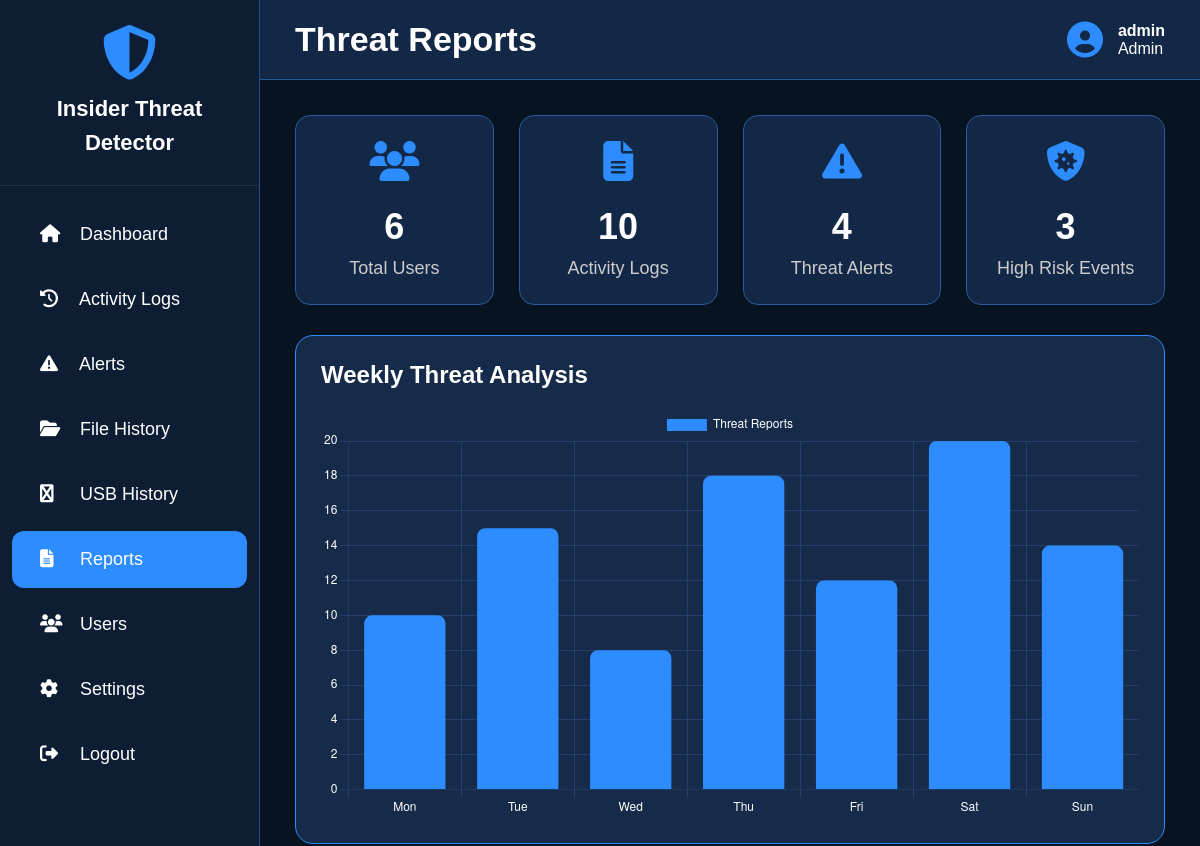
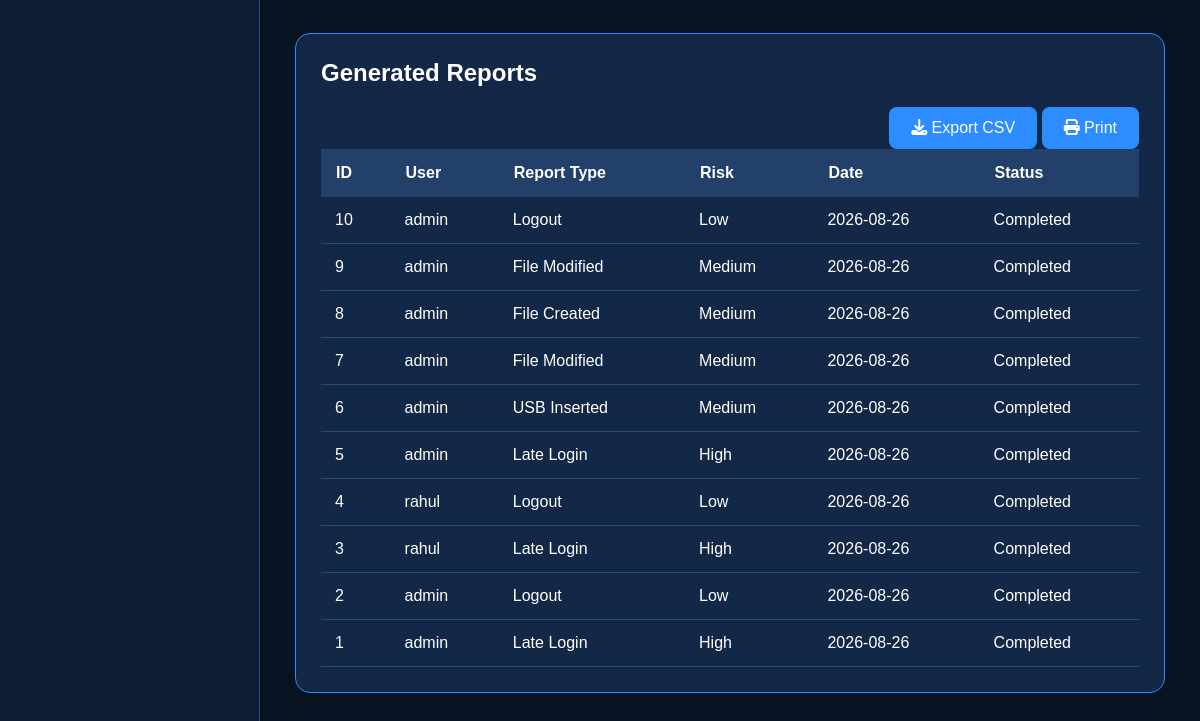
The app's page /reports (signed in), older data (2 pictures, top to bottom).
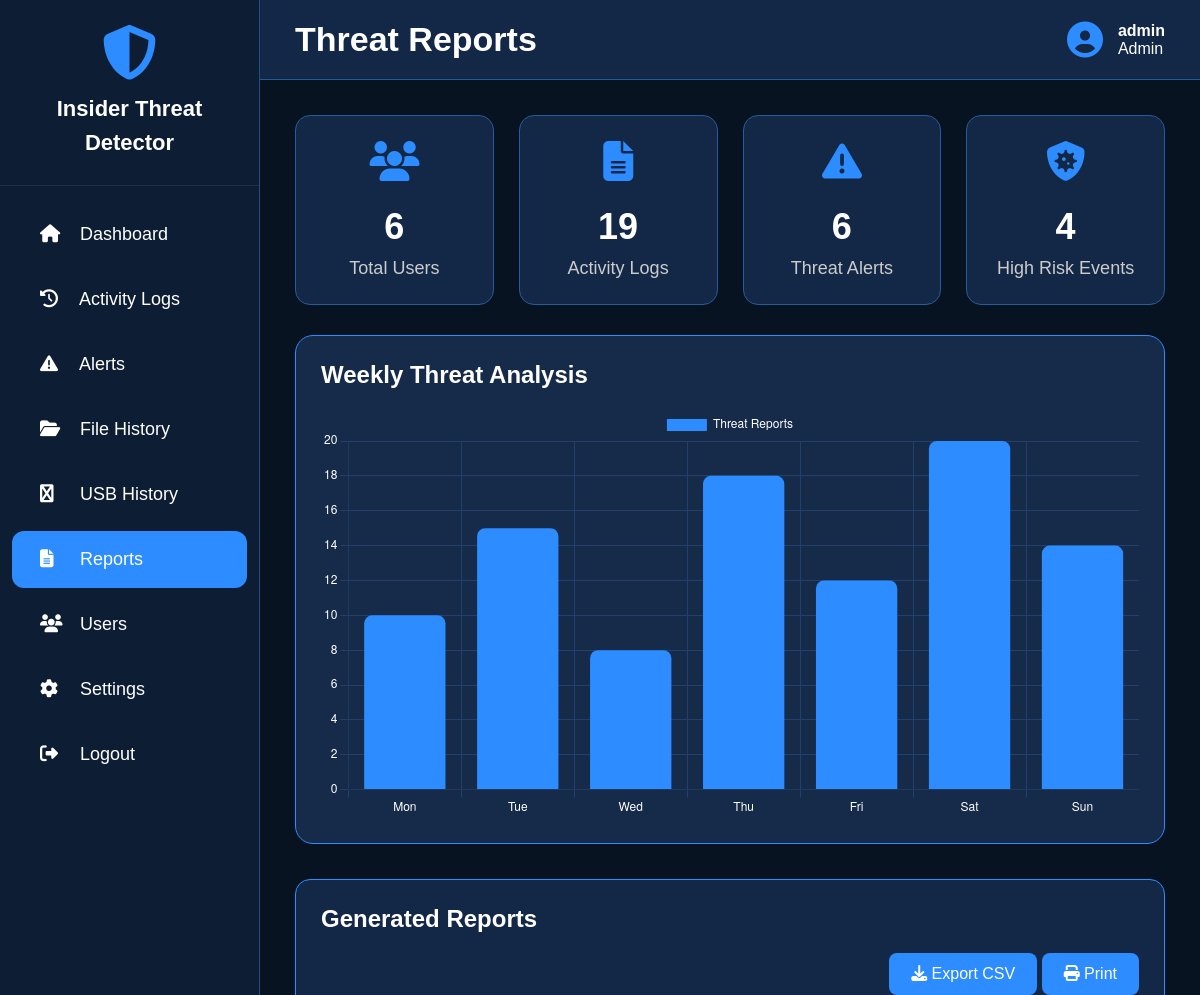
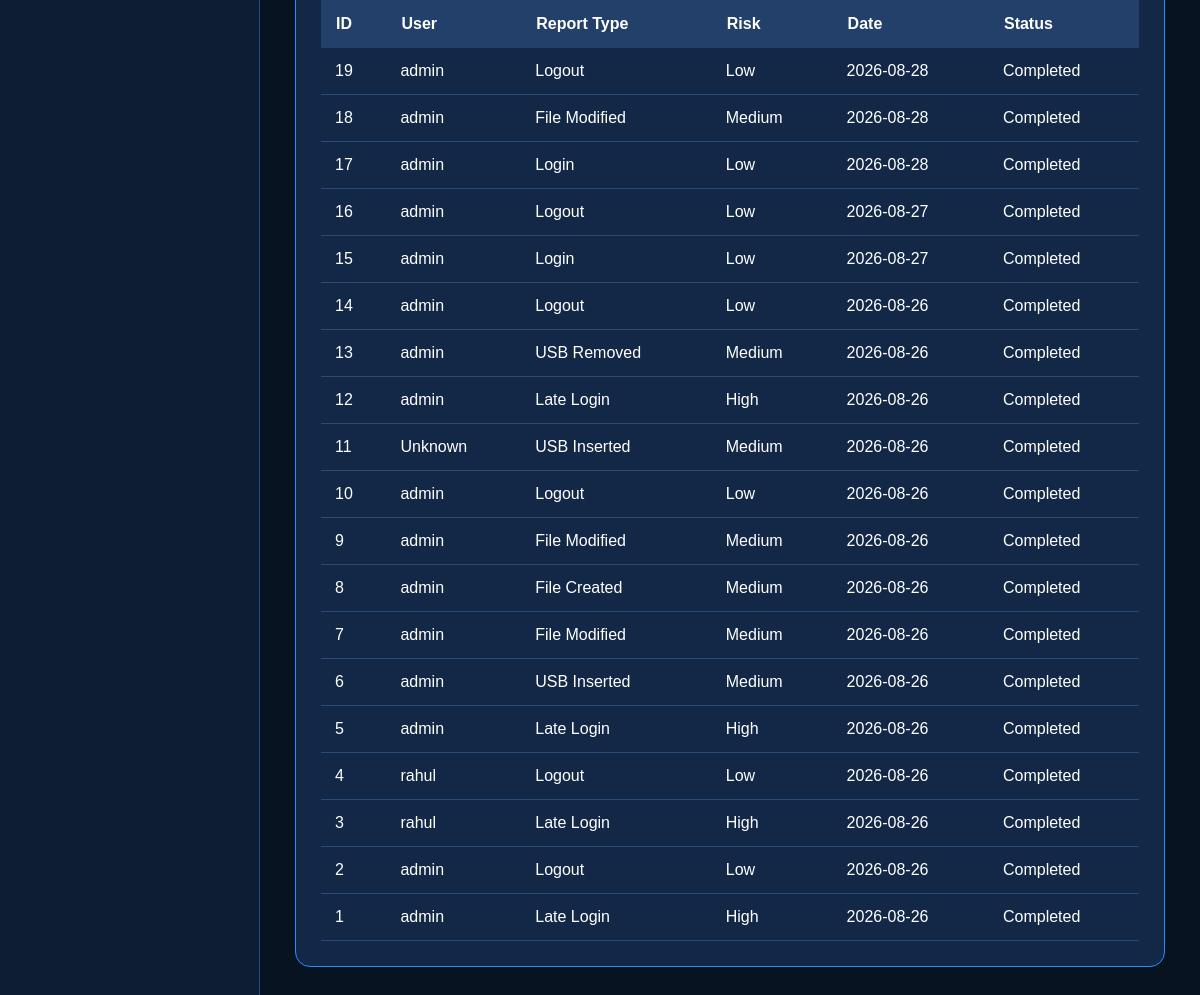
The same page, newer data (2 pictures, top to bottom).
### tables this page shows
CREATE TABLE activity_logs (
        id INTEGER PRIMARY KEY AUTOINCREMENT,
        username TEXT,
        activity TEXT,
        details TEXT,
        risk_level TEXT,
        date TEXT,
        time TEXT
    );

### app.py (the view)
@app.route("/reports")
def reports():
    if not login_required():
        return redirect("/")
    conn = get_db()
    total_users = conn.execute("SELECT COUNT(*) FROM users").fetchone()[0]
    total_logs = conn.execute("SELECT COUNT(*) FROM activity_logs").fetchone()[0]
    total_alerts = conn.execute("SELECT COUNT(*) FROM alerts").fetchone()[0]
    high_risk = conn.execute(
        "SELECT COUNT(*) FROM activity_logs WHERE risk_level='High'"
    ).fetchone()[0]
    rows = conn.execute("""
        SELECT id,username,activity AS report_type,
               risk_level,date,'Completed' AS status
        FROM activity_logs ORDER BY id DESC
    """).fetchall()
    conn.close()
    return page(
        "reports.html",
        total_users=total_users,
        total_logs=total_logs,
        total_alerts=total_alerts,
        high_risk=high_risk,
        reports=rows
    )

### app.py (called while the page is built)
def login_required():
    return "username" in session

def page(name, **data):
    data["username"] = session.get("username")
    data["role"] = session.get("role")
    return render_template(name, **data)

### database.py (called while the page is built)
def get_db():
    conn = sqlite3.connect(DATABASE)
    conn.row_factory = sqlite3.Row
    return conn

### templates/reports.html (shortened to what this page needs)
<!DOCTYPE html>
<html lang="en">
<head>
<link rel="stylesheet"
href="https://cdnjs.cloudflare.com/ajax/libs/font-awesome/6.5.2/css/all.min.css">
</head>
<body>
<div class="sidebar">
<div class="logo">
<i class="fa-solid fa-shield-halved"></i>
<h2>Insider Threat Detector</h2>
</div>
<ul>
        <li>
            <a href="/dashboard">
                <i class="fa-solid fa-house"></i>
                <span>Dashboard</span>
            </a>
        </li>
        <li>
            <a href="/activity">
                <i class="fa-solid fa-clock-rotate-left"></i>
                <span>Activity Logs</span>
            </a>
        </li>
        <li>
            <a href="/alerts">
                <i class="fa-solid fa-triangle-exclamation"></i>
                <span>Alerts</span>
            </a>
        </li>
        <li>
            <a href="/file_history" >
                <i class="fa-solid fa-folder-open"></i>
                <span>File History</span>
            </a>
        </li>
        <li>
            <a href="/usb_history" >
                <i class="fa-solid fa-usb"></i>
                <span>USB History</span>
            </a>
        </li>
        <li>
            <a href="/reports" class="active">
                <i class="fa-solid fa-file-lines"></i>
                <span>Reports</span>
            </a>
        </li>
        <li>
            <a href="/users">
                <i class="fa-solid fa-users"></i>
                <span>Users</span>
            </a>
        </li>
        <li>
            <a href="/settings">
                <i class="fa-solid fa-gear"></i>
                <span>Settings</span>
            </a>
        </li>
        <li>
            <a href="/logout">
                <i class="fa-solid fa-right-from-bracket"></i>
                <span>Logout</span>
            </a>
        </li>
    </ul>
</div>
<div class="main">
<div class="header">
<h1>Threat Reports</h1>
<div class="profile">
<i class="fa-solid fa-circle-user"></i>
<div>
<b>{{username}}</b><br>
{{role}}
</div>
</div>
</div>
<div class="content">
<div class="cards">
<div class="card">
<i class="fa-solid fa-users"></i>
<h2>{{total_users}}</h2>
<p>Total Users</p>
</div>
<div class="card">
<i class="fa-solid fa-file-lines"></i>
<h2>{{total_logs}}</h2>
<p>Activity Logs</p>
</div>
<div class="card">
<i class="fa-solid fa-triangle-exclamation"></i>
<h2>{{total_alerts}}</h2>
<p>Threat Alerts</p>
</div>
<div class="card">
<i class="fa-solid fa-shield-virus"></i>
<h2>{{high_risk}}</h2>
<p>High Risk Events</p>
</div>
</div>
<div class="chart-box">
<h2>Weekly Threat Analysis</h2>
<canvas id="reportChart"></canvas>
</div>
<div class="table-box">
<h2>Generated Reports </h2>
<div class="download">
<button onclick="exportCSV()">
<i class="fa-solid fa-download"></i>
Export CSV
</button>
<button onclick="window.print()">
<i class="fa-solid fa-print"></i>
Print
</button>
</div>
<table id="reportTable">
<thead>
<tr>
<th>ID</th>
<th>User</th>
<th>Report Type</th>
<th>Risk</th>
<th>Date</th>
<th>Status</th>
</tr>
</thead>
<tbody>
{% for report in reports %}
<tr>
<td>{{report.id}}</td>
<td>{{report.username}}</td>
<td>{{report.report_type}}</td>
<td>{{report.risk_level}}</td>
<td>{{report.date}}</td>
<td>{{report.status}}</td>
</tr>
{% endfor %}
</tbody>
</table>
</div>
</div>
</div>
<script>
const ctx=document.getElementById("reportChart");
new Chart(ctx,{
type:"bar",
data:{
labels:["Mon","Tue","Wed","Thu","Fri","Sat","Sun"],
datasets:[{
label:"Threat Reports",
data:[10,15,8,18,12,20,14],
backgroundColor:"#2d8cff",
borderRadius:8
}]
},
options:{
responsive:true,
plugins:{
legend:{
labels:{
color:"white"
}
}
},
scales:{
x:{
ticks:{color:"white"},
grid:{color:"#23406b"}
},
y:{
ticks:{color:"white"},
grid:{color:"#23406b"}
}
}
}
});
function exportCSV(){
let csv=[];
let rows=document.querySelectorAll("#reportTable tr");
rows.forEach(function(row){
let cols=row.querySelectorAll("td,th");
let data=[];
cols.forEach(function(col){
data.push(col.innerText);
});
csv.push(data.join(","));
});
let blob=new Blob([csv.join("\n")],{type:"text/csv"});
let link=document.createElement("a");
link.download="Threat_Report.csv";
link.href=window.URL.createObjectURL(blob);
link.click();
}
</script>
</body>
</html>

### templates/reports.html (style rules this page uses)
* { margin:0; padding:0; box-sizing:border-box; font-family:Arial,Helvetica,sans-serif; }
body { display:flex; background:#071320; color:white; }
.sidebar { width:260px; height:100vh; position:fixed; left:0; top:0; background:#0d1d34; border-right:1px solid #204d86; overflow-y:auto; overflow-x:hidden; }
.logo { text-align:center; padding:25px; border-bottom:1px solid rgba(255,255,255,.08); }
.logo i { font-size:55px; color:#2d8cff; }
.logo h2 { margin-top:12px; font-size:22px; line-height:34px; }
.sidebar ul { margin-top:20px; }
.sidebar a { display:block; color:white; text-decoration:none; padding:18px 28px; font-size:18px; transition:.3s; margin:8px 12px; border-radius:12px; }
.sidebar ul a i { width:35px; }
.active { background:#2d8cff; }
.main { margin-left:260px; width:calc(100% - 260px); height:100vh; overflow-y:auto; }
.header { height:80px; background:#132846; display:flex; justify-content:space-between; align-items:center; padding:20px 35px; border-bottom:1px solid #245996; }
.header h1 { font-size:34px; }
.profile { display:flex; align-items:center; gap:15px; }
.profile i { font-size:36px; color:#2d8cff; }
.content { padding:35px; }
.cards { display:grid; grid-template-columns:repeat(4,1fr); gap:25px; margin-bottom:30px; }
.card { background:#132846; padding:25px; border-radius:15px; border:1px solid #285b9b; text-align:center; transition:.3s; }
.card i { font-size:40px; margin-bottom:15px; color:#2d8cff; }
.card h2 { font-size:36px; margin:10px 0; }
.card p { font-size:18px; color:#ccc; }
.chart-box { background:#162b49; padding:25px; border-radius:18px; border:1px solid #2d8cff; margin-bottom:35px; }
.chart-box h2 { margin-bottom:20px; }
.table-box { background:#132846; padding:25px; border-radius:15px; border:1px solid #2d8cff; overflow-x:auto; }
.table-box h2 { margin-bottom:20px; font-size: 24px; }
table { width:100%; border-collapse:collapse; }
th { background:#23406b; padding:15px; text-align:left; }
td { padding:14px; border-bottom:1px solid #294b77; }
.download { margin-top:20px; text-align:right; }
.download button { background:#2d8cff; border:none; padding:12px 22px; border-radius:8px; color:white; cursor:pointer; font-size:16px; }

Row changes from the older to the newer data that the page shows:
added activity_logs: id "19", username "admin", report_type "Logout", risk_level "Low", date "2026-08-28", status "Completed"
added activity_logs: id "18", username "admin", report_type "File Modified", risk_level "Medium", date "2026-08-28", status "Completed"
added activity_logs: id "17", username "admin", report_type "Login", risk_level "Low", date "2026-08-28", status "Completed"
added activity_logs: id "16", username "admin", report_type "Logout", risk_level "Low", date "2026-08-27", status "Completed"
added activity_logs: id "15", username "admin", report_type "Login", risk_level "Low", date "2026-08-27", status "Completed"
added activity_logs: id "14", username "admin", report_type "Logout", risk_level "Low", date "2026-08-26", status "Completed"
added activity_logs: id "13", username "admin", report_type "USB Removed", risk_level "Medium", date "2026-08-26", status "Completed"
added activity_logs: id "12", username "admin", report_type "Late Login", risk_level "High", date "2026-08-26", status "Completed"
added activity_logs: id "11", username "Unknown", report_type "USB Inserted", risk_level "Medium", date "2026-08-26", status "Completed"
Text that changed along with them:
{{ total_logs }}: "10" → "19"
{{ total_alerts }}: "4" → "6"
{{ high_risk }}: "3" → "4"
